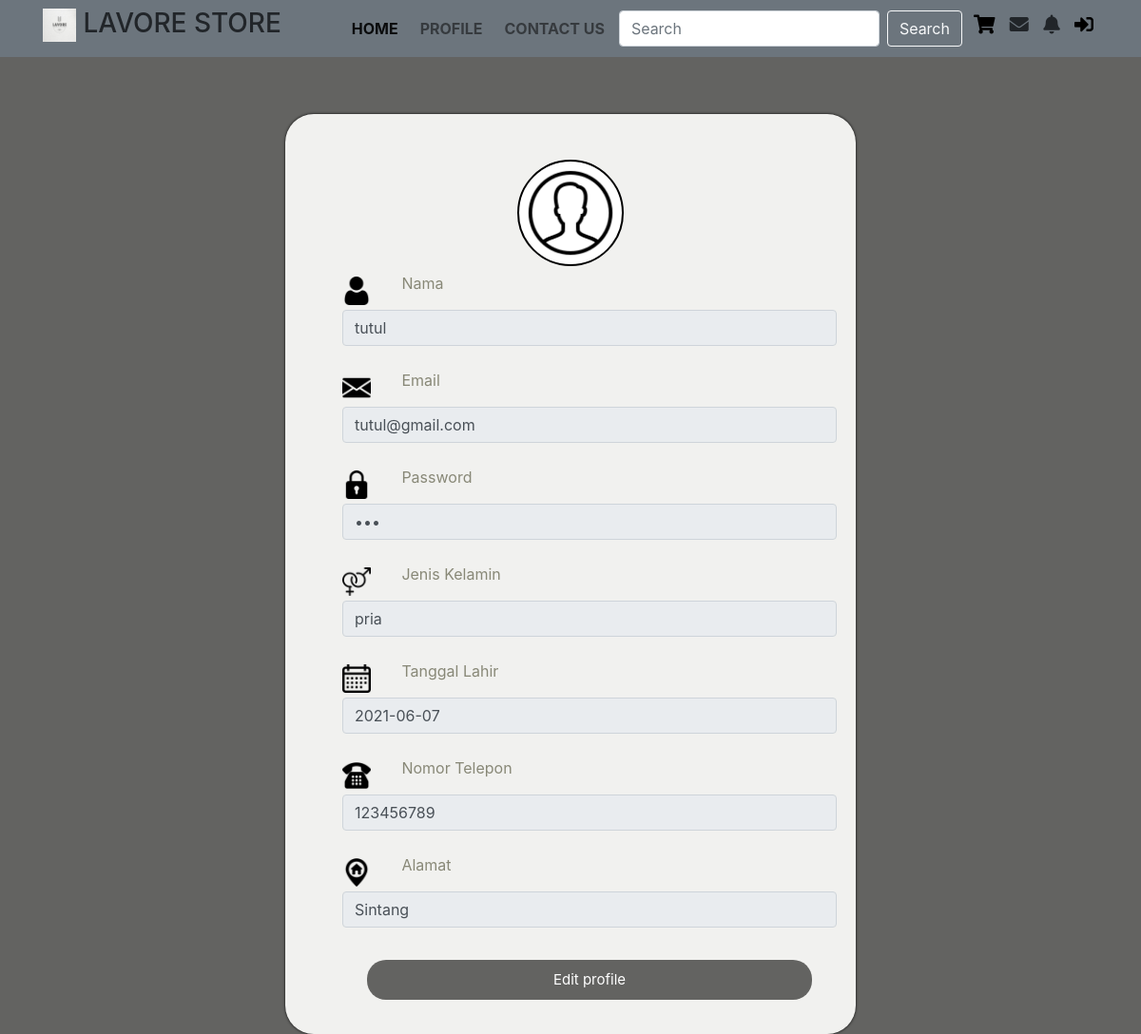
/DashboardUAS/Profile/Profile.php (signed in), run on the app's committed database.
### tables this page shows
CREATE TABLE `tblpelanggan` (
  `Nama_Plngn` varchar(250) NOT NULL,
  `Email_Plngn` varchar(250) NOT NULL,
  `Password_Plngn` varchar(200) NOT NULL,
  `JK_Plngn` varchar(100) NOT NULL,
  `TL_Plngn` date NOT NULL,
  `NoTlpn_Plngn` int(100) NOT NULL,
  `Alamat_Plngn` varchar(1000) NOT NULL
);

### DashboardUAS/db_connect.php (called while the page is built, shortened)
<?php
class database
{
	var $host = "localhost: 3307";
	var $username = "root";
	var $password = "";
	var $database = "uas";
	var $koneksi;
	function __construct()
	{
		$this->koneksi = mysqli_connect($this->host, $this->username, $this->password, $this->database);
	}
	function cekuser($Email)
	{
		$cek = mysqli_query($this->koneksi, "select * from tblpelanggan WHERE Email_Plngn='$Email'");
		return $cek;
	}
}
?>

### DashboardUAS/Profile/Profile.php (the view, shortened to what this page needs)
<?php
include_once('../db_connect.php');
if(isset($_SESSION['Email_Plngn'])){
	$database = new database();
	$database->__construct();
	$Email	= $_SESSION['Email_Plngn'];
	$select = $database->cekuser($Email);
	if(mysqli_num_rows($select) == 0){
		echo '<div class="alert alert-warning">Email tidak ada dalam database.</div>';
		exit();
	}else{
		$data = mysqli_fetch_assoc($select);
	}
}
?>
<!DOCTYPE HTML>
<html>
<head>
	<link rel="stylesheet" href="https://maxcdn.bootstrapcdn.com/bootstrap/4.0.0/css/bootstrap.min.css">
    <link rel="stylesheet" type="text/css" href="https://cdnjs.cloudflare.com/ajax/libs/font-awesome/5.15.2/css/all.min.css">
	<link rel="stylesheet"href="External Profile.css">
</head>
<body style = "background-color : #636361;">
	<div class="container-fluid">
      <nav class="navbar navbar-expand-lg navbar-light bg-secondary fixed-top">
        <div class="container">
            <h3><img src="foto/logo.jpeg" height="35px;"></i> LAVORE STORE</h3>
            <div class="collapse navbar-collapse" id="navbarSupportedContent">
              	<ul class="navbar-nav ml-auto">
	      			<li class="nav-item active">
	        			<a class="nav-link" href="../Home/Home.php">Home <span class="sr-only">(current)</span></a>
	      			</li>
	      			<li class="nav-item">
	        			<a class="nav-link" href="#">Profile</a>
	      			</li>
	      			<li class="nav-item">
	        			<a class="nav-link" href="../ContactUS/ContactUS.php">Contact Us</a>
	      			</li>
				</ul>
              <form class="form-inline my-2 my-lg-0">
                  <input class="form-control mr-sm-2" type="search" placeholder="Search" aria-label="Search">
                  <button class="btn btn-outline-light my-2 my-sm-0" style="margin-right: 7px;" type="submit">Search</button>
              </form>
              <div class="icon">
                <h5>
	      			<a href="../Cart/cart1.php"><i class="fas fa-shopping-cart" data-toggle="tooltip" title="Keranjang Belanja"></i></a>
	      			<i class="fas fa-envelope" data-toggle="tooltip" title="Pesan"></i>
	      			<i class="fas fa-bell" data-toggle="modal" data-target="#exampleModalCenter" title="Notifikasi"></i>
	      			<a href="../logoutuser.php"><i class="fas fa-sign-in-alt" data-toggle="tooltip" title="Logout"></i></a>
	      		</h5>
                </div>
            </div>
          </div>
      </nav>
    </div>
<form method="post" action="">
	<div class = "profile">
		<img src = "Foto/user icon.png" class = "profile_img"></img>
		<ul type = "none">
			<li>
				<img src = "foto/user.png" class = "icon_stat"></img>
				<p class = "title_text">Nama</p>
				<input type="text" name="Nama_Plngn" class="form-control" readonly="" value="<?php echo "$data[Nama_Plngn]"; ?>" required><br>
			</li>
			<li>
				<img src = "foto/email.png" class = "icon_stat"></img>
				<p class = "title_text">Email</p>
				<input type="email" name="Email_Plngn" class="form-control" readonly="" value="<?php echo "$data[Email_Plngn]"; ?>" required>
				<br>
			</li>
			<li>
				<img src = "foto/padlock.png" class = "icon_stat"></img>
				<p class = "title_text">Password</p>
				<input type="password" name="Password_Plngn" class="form-control" readonly="" value="<?php echo "$data[Password_Plngn]"; ?>" required><br>
			</li>
			<li>
				<img src = "foto/jenis_kelamin.png" class = "icon_stat"></img>
				<p class = "title_text">Jenis Kelamin</p>
				<input type="text" name="JK_Plngn" class="form-control" readonly="" value="<?php echo "$data[JK_Plngn]"; ?>" required><br>
			</li>
			<li>
				<img src = "foto/Date.png" class = "icon_stat"></img>
				<p class = "title_text">Tanggal Lahir</p>
				<input type="text" name="TL_Plngn" class="form-control" readonly="" value="<?php echo "$data[TL_Plngn]"; ?>" required><br>
			</li>
			<li>
				<img src = "foto/handphone.png" class = "icon_stat"></img>
				<p class = "title_text">Nomor Telepon</p>
				<input type="text" name="NoTlpn_Plngn" class="form-control" readonly="" value="<?php echo "$data[NoTlpn_Plngn]"; ?>" required><br>
			</li>
			<li>
				<img src = "foto/Alamat.png" class = "icon_stat"></img>
				<p class = "title_text">Alamat</p>
				<input type="text" name="Alamat_Plngn" class="form-control" readonly="" value="<?php echo "$data[Alamat_Plngn]"; ?>" required><br>
			</li>
			<li>
				<div class = "button_profile">
					<a href = "Edit_Profile.php"><button type = "button">Edit profile</button></a>
				</div>
			</li>
		</ul>
	</div>
</form>
</body>
</html>

### DashboardUAS/Profile/External Profile.css (style rules this page uses)
.navbar-nav a { font-weight: bold; margin-right: 7px; }
.nav-link { text-transform: uppercase; }
.icon i { margin-left: 5px; margin-right: 5px; }
.icon a { text-decoration: none; color: black; }
.profile { width : 50%; box-shadow : 0 0 3px 0 rgba(0,0,0,3); background : #f1f1ef; padding : 20px; margin : 10% auto 0; text-align : center; border-radius : 30px; }
.profile_img { width : 20%; margin : 5% auto 0; margin-bottom : 1%; box-sizing : border-box; border-radius : 50%; border : 2px solid black; padding : 1%; background-color : white; }
.icon_stat { float : left; margin : 1% auto 0; width : 30px; height : 30px; }
.title_text { text-align : left; margin-left : 12%; color : #888877; size : 12px; }
.button_profile button { background : #636361; color : white; width : 90%; padding : 10px; border-radius : 20px; font-size : 15px; margin : 10px auto 0; border : 0; outline : 0; cursor : pointer; outline : none; }
a { text-decoration : none; }

### data on the page
tblpelanggan: Nama_Plngn "tutul", Email_Plngn "tutul@gmail.com", JK_Plngn "pria", TL_Plngn "2021-06-07", NoTlpn_Plngn "123456789", Alamat_Plngn "Sintang"
